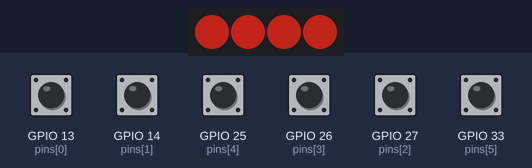
Bench run of a program on a simulated ESP32. Parts: 4 RGB LEDs in strip order, left to right. The test bench sets the inputs (shaded band); at power-on: GPIO 13 (pins[0]), GPIO 14 (pins[1]), GPIO 25 (pins[4]), GPIO 26 (pins[3]), GPIO 27 (pins[2]), GPIO 33 (pins[5]) HIGH. Dim RGB values are drawn brighter than linear; MIDI output is not drawn; EEPROM starts erased; nothing arrives over Bluetooth unless stated.

Above: at 1.26 s.
1.3 s: GPIO 13 (pins[0]) pulled LOW for 0.15 s
4.3 s: GPIO 14 (pins[1]) pulled LOW for 0.15 s
7.3 s: GPIO 25 (pins[4]) pulled LOW for 0.15 s
10.3 s: GPIO 26 (pins[3]) pulled LOW for 0.15 s
13.3 s: GPIO 27 (pins[2]) pulled LOW for 0.15 s
16.3 s: GPIO 33 (pins[5]) pulled LOW for 0.15 s
Timing chart, 0 to 20.3 s (numbered marks = the images above; inputs shaded):
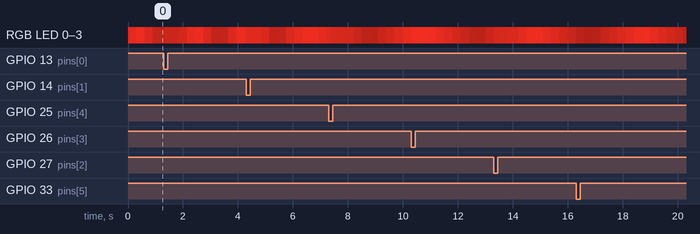

The program:

main.cpp
```cpp
#include "utils.hpp"

MIDI_CREATE_INSTANCE(HardwareSerial, Serial2, MIDI);

Adafruit_NeoPixel leds = Adafruit_NeoPixel(LED_COUNT, PIN, NEO_GRB + NEO_KHZ800);

pthread_t tempo_thread;

std::unordered_map<u_int8_t, Command> routings; // command-routing
Preferences cfg;
BluetoothSerial SerialBT;

pin_state states[AMT_PEDALS];

u_int8_t pins[] = {13, 14, 27, 26, 25, 33};
std::unordered_map<u_int8_t, uint8_t> pin_routings; // hardware-routing

u_int8_t bt_input_buffer[134];
u_int8_t bt_output_buffer[134];

bool cfg_updated = false;

double brightness = 0.8;

std::array<u_int8_t, 3> color;

bool LED_down = false;

void sendOutput(Command *cmd, bool state)
{
  switch (cmd->signal_type)
  {
  case 0x00:
    MIDI.sendProgramChange(cmd->value, cmd->channel);
    break;
  case 0xff:
    MIDI.sendControlChange(cmd->value, state ? cmd->on_activate : cmd->on_deactivate, cmd->channel);
    break;

  default:
    break;
  }
  delay(200);
}

/*
void *thread_tempo(void *tempo)
{
  int u_delay = (60 * 1000000) / *((float *)tempo);

  MIDI.sendControlChange(midi::DataByte(0x40), 120, 1);
  delayMicroseconds(u_delay);
  MIDI.sendControlChange(midi::DataByte(0x40), 120, 1);
  delay(200);

  pthread_exit(NULL);
}

void send_tempo(float tempo)
{
  int ret = pthread_create(&tempo_thread, NULL, thread_tempo, (void *)&tempo);
  if (ret)
  {
    Serial.println("An error has occurred");
  }
}
*/
void setup()
{
  MIDI.begin(1); // todo use!!!

  pinMode(13, INPUT_PULLUP);
  pinMode(14, INPUT_PULLUP);
  pinMode(27, INPUT_PULLUP);
  pinMode(26, INPUT_PULLUP);
  pinMode(25, INPUT_PULLUP);
  pinMode(33, INPUT_PULLUP);

  Serial.begin(115200);

  Serial2.begin(31250);

  cfg.begin("config", true);

  bool init = cfg.isKey("init2");

  if (!init)
  {
    cfg.end();
    first_config();
  }

  load_config();

  pin_routings[13] = 1;
  pin_routings[14] = 2;
  pin_routings[27] = 3;
  pin_routings[26] = 4;
  pin_routings[25] = 5;
  pin_routings[33] = 6;

  for (int i = 0; i < AMT_PEDALS; i++)
  {
    pin_state ps;
    ps.signal = 0;
    ps.state = (bool)digitalRead(pins[i]);
    states[i] = ps;
  }

  SerialBT.begin("MIDI-Controller");
  SerialBT.setPin("1");
  SerialBT.register_callback(BT_EventHandler);

  set_LED(LED::GREEN);
  leds.begin();
}

void loop()
{

  u_int8_t pedal_nr;

  for (u_int8_t pin_nr : pins)
  {
    pedal_nr = pin_routings[pin_nr];

    bool state = (bool)digitalRead(pin_nr);

    if (check_signal(pedal_nr, state))
    {
      set_LED(LED::GREEN);

      sendOutput(&routings[pedal_nr], state);
    }
  }

  cycle_LED();
  if (cfg_updated)
  {
    load_config();
    cfg_updated = false;
  }
}
```

utils.hpp
```cpp
#include "MIDI.h"
#include "Preferences.h"
#include "string"
#include "unordered_map"
#include "BluetoothSerial.h"
#include "vector"
#include "Adafruit_NeoPixel.h"
#include "pthread.h"

#define AMT_PEDALS 6
#define CC_DEFAULT 0
#define TOLERANCE_CAP 100
#define PIN 4
#define LED_COUNT 4
#define BRIGHTNESS_STEP 0.0002

extern Adafruit_NeoPixel leds;

struct pin_state
{
  bool state;
  int signal;
};

struct Command
{
  /// 0: PC, 255: CC
  u_int8_t signal_type;
  u_int8_t value;
  u_int8_t on_activate;
  u_int8_t on_deactivate;
  u_int8_t channel;
};
enum LED
{
  RED,
  GREEN,
  BLUE
};

extern std::array<u_int8_t, 3> color;
extern double brightness; // clamped 0->1
extern bool LED_down;

extern std::unordered_map<u_int8_t, Command> routings;

extern pthread_t tempo_thread;

extern Preferences cfg;
extern BluetoothSerial SerialBT;

extern pin_state states[AMT_PEDALS];

extern u_int8_t pins[];
extern std::unordered_map<u_int8_t, u_int8_t> pin_routings;

extern u_int8_t bt_input_buffer[134];
extern u_int8_t bt_output_buffer[134];

extern bool cfg_updated;

void first_config();
void load_config();
void send_config();
void sendOutput(u_int8_t msg);
void update_config();
void send_midi_signal();
void process_input();
void BT_EventHandler(esp_spp_cb_event_t event, esp_spp_cb_param_t *param);
bool check_signal(u_int8_t pedal_nr, bool input);
void pedal();
void send_tempo(float tempo);
void *thread_tempo(void *tempo);
void send_tempo_change();

void set_LED(LED value);
void cycle_LED();
```

utils.cpp
```cpp
#include "utils.hpp"

void first_config()
{
  cfg.begin("config", false);

  cfg.putBool("init2", true);
  for (u_int8_t i = 1; i <= AMT_PEDALS; i++)
  {
    Command cmd = Command{0, 100 + i, 0xff, 0xff, 0x01};

    cfg.putBytes(std::to_string(i).c_str(), &cmd, sizeof(Command));
  }
  cfg.end();
}

void load_config()
{
  cfg.begin("config", true);
  Command cmd;
  for (u_int8_t i = 1; i <= AMT_PEDALS; i++)
  {
    // u_int8_t target = cfg.getUChar(std::to_string(i).c_str(), 0);
    cfg.getBytes(std::to_string(i).c_str(), &cmd, sizeof(Command));
    routings[i] = cmd;
  }

  cfg.end();
}

void send_config()
{
  int index = 0;

  for (auto &it : routings)
  {
    bt_output_buffer[index] = it.first;
    u_int8_t *bytes = (u_int8_t *)(void *)&it.second;

    for (int i = 0; i < sizeof(Command); i++)
    {
      bt_output_buffer[index + 1 + i] = bytes[i];
    }

    index += sizeof(Command) + 1;
  }
  SerialBT.write(bt_output_buffer, AMT_PEDALS * sizeof(Command) + AMT_PEDALS);
}

void update_config()
{
  int index = 1;

  cfg.begin("config", false);

  u_int8_t pedal;
  Command *cmd;

  while (true)
  {
    if (bt_input_buffer[index] == 0x00)
    {
      break;
    }
    pedal = bt_input_buffer[index];
    cmd = (Command *)bt_input_buffer[index + 1];

    cfg.putBytes(std::to_string(pedal).c_str(), cmd, sizeof(Command));

    index += sizeof(Command) + 1;
  }
  cfg.end();

  cfg_updated = true;
}

void heartbeat_response()
{
  bt_output_buffer[0] = 2;
  SerialBT.write(bt_output_buffer, 1);
}

void process_input()
{
  u_int8_t first = bt_input_buffer[0];

  switch (first)
  {
  case 0:
    send_config();
    break;
  case 1:
    update_config();
    break;
  case 2:
    heartbeat_response();
    break;
  }
}

void BT_EventHandler(esp_spp_cb_event_t event, esp_spp_cb_param_t *param)
{
  if (event == ESP_SPP_START_EVT)
  {
  }
  else if (event == ESP_SPP_SRV_OPEN_EVT)
  {
    set_LED(LED::BLUE);
  }
  else if (event == ESP_SPP_CLOSE_EVT)
  {
    set_LED(LED::RED);
  }
  else if (event == ESP_SPP_DATA_IND_EVT)
  {
    int index = 0;
    while (SerialBT.available())
    {
      int incoming = SerialBT.read();
      bt_input_buffer[index] = incoming;
      index++;
    }
    bt_input_buffer[index] = 0x00;
    process_input();

    set_LED(LED::BLUE);
  }
}

bool check_signal(u_int8_t pedal_nr, bool input)
{
  pin_state *current = &states[pedal_nr - 1];

  if (input == current->state)
  {
    return false;
  }

  current->signal++;

  if (current->signal > TOLERANCE_CAP)
  {
    current->state = input;
    current->signal = 0;
    return true;
  }

  return false;
}

void set_LED(LED value)
{
  switch (value)
  {
  // R<->G
  case LED::RED:
    color = {0x00, 0xFF, 0x00};
    break;
  case LED::GREEN:
    color = {217, 41, 30};
    break;
  case LED::BLUE:
    color = {0, 31, 0xFF};
    break;
  }
}

void cycle_LED()
{
  if (!color.empty())
  {
    for (u_int16_t i = 0; i < LED_COUNT; i++)
    {
      leds.setPixelColor(i, brightness * color[0], brightness * color[1], brightness * color[2]);
    }

    leds.show();
    if (brightness >= 0.98)
    {
      LED_down = true;
    }
    else if (brightness <= 0.3)
    {
      LED_down = false;
    }

    if (LED_down)
    {
      brightness -= BRIGHTNESS_STEP;
    }
    else
    {
      brightness += BRIGHTNESS_STEP;
    }
  }
}
```
